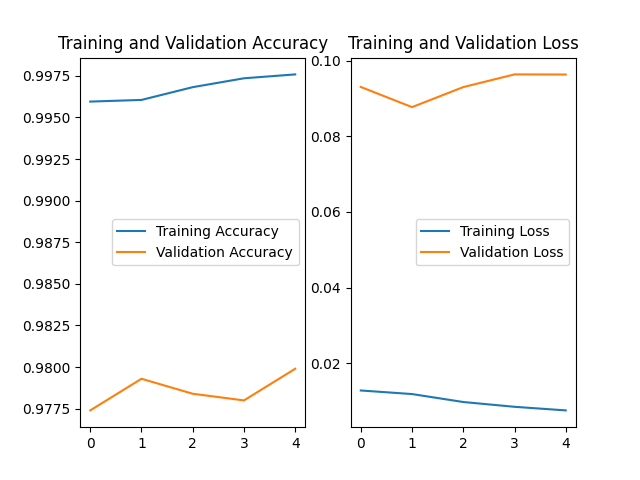

Generate this figure with Python:
import tensorflow as tf
import os
import numpy as np
from matplotlib import pyplot as plt
np.set_printoptions(threshold=np.inf)
mnist=tf.keras.datasets.mnist
(x_train,y_train),(x_test,y_test)=mnist.load_data()
x_train,x_test=x_train/255.0,x_test/255.0
model=tf.keras.models.Sequential([
    tf.keras.layers.Flatten(),
    tf.keras.layers.Dense(128,activation='relu'),
    tf.keras.layers.Dense(10,activation='softmax')
])
model.compile(optimizer='adam',
              loss=tf.keras.losses.SparseCategoricalCrossentropy(from_logits=False),
              metrics=['sparse_categorical_accuracy'])
checkpoint_save_path="./checkpoint/mnist.ckpt"
if os.path.exists(checkpoint_save_path+'.index'):
    print('-------------load the model-------------')
    model.load_weights(checkpoint_save_path)
cp_callback=tf.keras.callbacks.ModelCheckpoint(filepath=checkpoint_save_path,
    save_weights_only=True,
    save_best_only=True)
history=model.fit(x_train,y_train,batch_size=32,epochs=5,validation_data=(x_test,y_test),validation_freq=1,
callbacks=[cp_callback])
model.summary()
print(model.trainable_variables)
file=open('./weight.txt','w')
for v in model.trainable_variables:
    file.write(str(v.name)+'\n')
    file.write(str(v.shape)+'\n')
    file.write(str(v.numpy())+'\n')
file.close()
##################   show   #################
acc=history.history['sparse_categorical_accuracy']
val_acc=history.history['val_sparse_categorical_accuracy']
loss=history.history['loss']
val_loss=history.history['val_loss']
plt.subplot(1,2,1)
plt.plot(acc,label='Training Accuracy')
plt.plot(val_acc,label='Validation Accuracy')
plt.title('Training and Validation Accuracy')
plt.legend()
plt.subplot(1,2,2)
plt.plot(loss,label='Training Loss')
plt.plot(val_loss,label='Validation Loss')
plt.title('Training and Validation Loss')
plt.legend()
plt.show()
